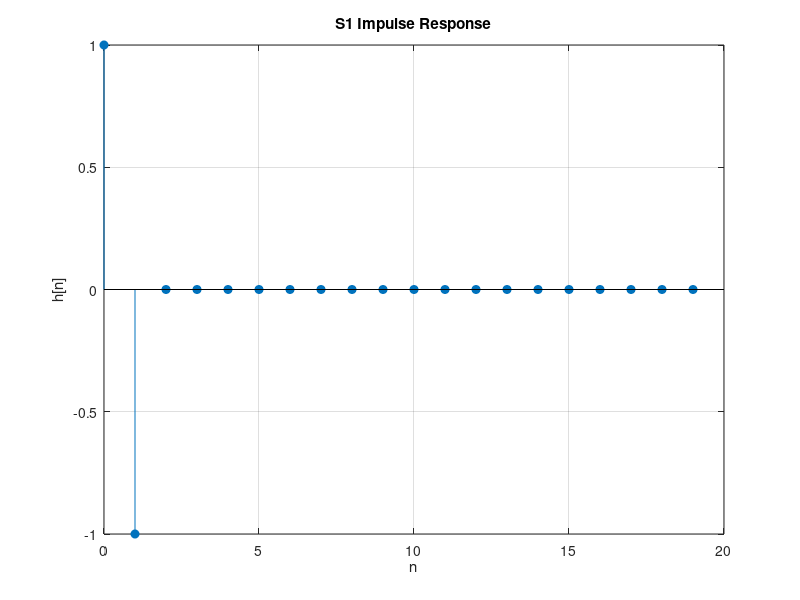
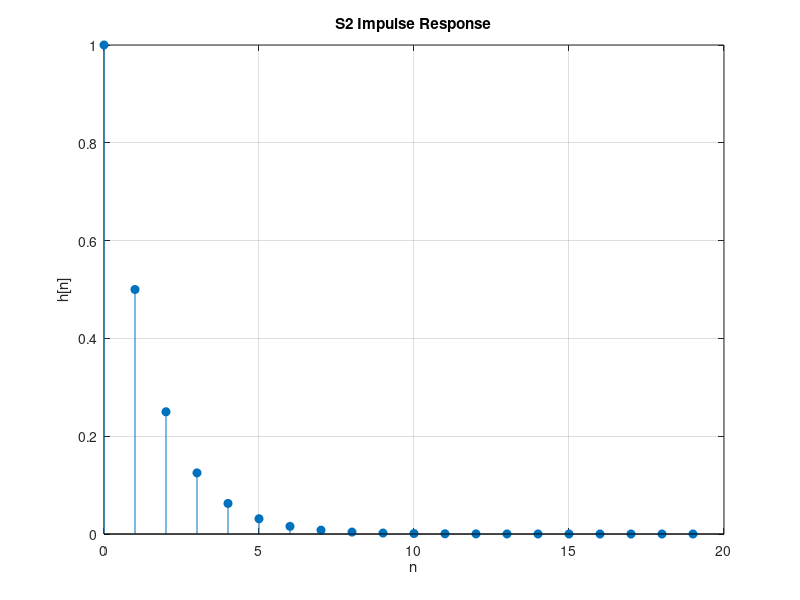
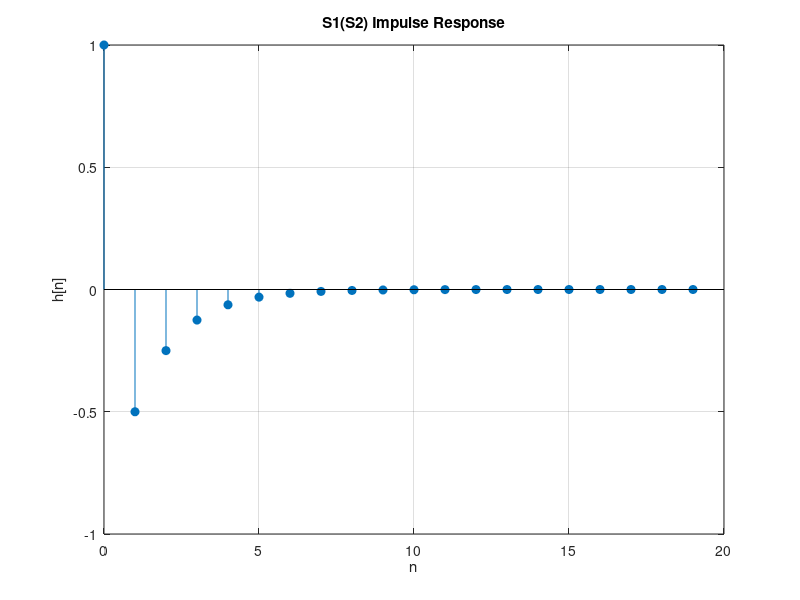
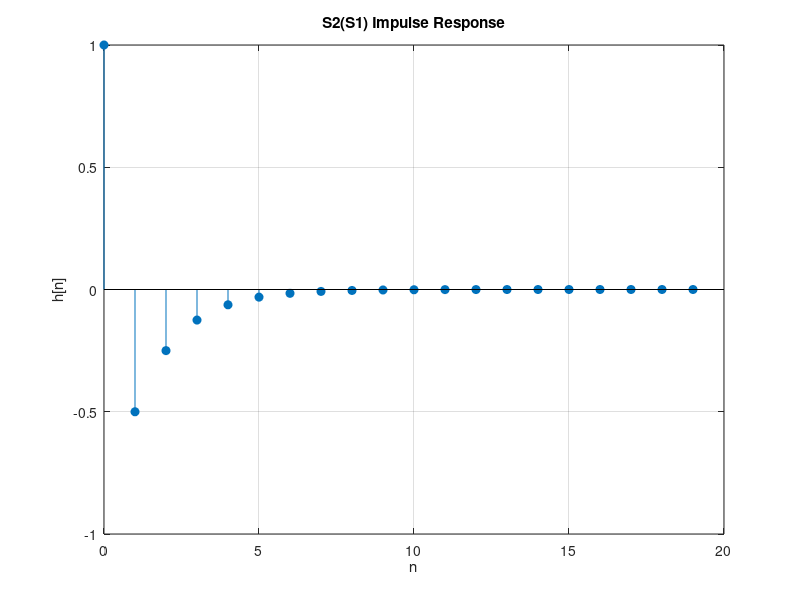

Write MATLAB code to recreate these figures, in order.
%% 3.4 Difference Equations

b1 = [1, -1];   % Filter 1: Input Side Coefficients 

a1 = 1;     % Filter 1: Output Side Coefficients

b2 = 1;     % Filter 2: Input Side Coefficients

a2 = [1, -0.5];     % Filter 2: Output Side Coefficients


% initialize input vector

n = (0:19);

% delta function

delta = @(n) 1.0 * (n==0);

% Filter Implementation:

y = zeros(size(n));

% Impulse Responses

% Impulse response S1
h1 = filter(b1,a1, delta(n));

% Impulse response S2
h2 = filter(b2, a2, delta(n));

% impulse response S1(S2)

h1_2 = filter(b1, a1, h2);

% impulse response S2(S1)

h2_1 = filter(b2, a2, h1);

% S1 + S2 impulse response

h1_h2 = h1 + h2;
%% S1 (filter 1) Impulse Response

figure
stem(n, h1, 'filled'); 
grid on
title('S1 Impulse Response');
xlabel('n');
ylabel("h[n]");

%% S2 (filter 2) Impulse Response

figure
stem(n, h2, 'filled');
grid on
title('S2 Impulse Response');
xlabel('n');
ylabel("h[n]");

%% S1(S2) (filter 1) 

figure
stem(n, h1_2, 'filled');
grid on
title('S1(S2) Impulse Response');
xlabel("n");
ylabel("h[n]");

%% S2(S1) (filter 2)

figure
stem(n, h2_1, 'filled');
grid on
title('S2(S1) Impulse Response');
xlabel("n");
ylabel("h[n]");

%% S1 + S2

figure
stem(n, h1_h2, "filled");
grid on
title('S2 + S1 Impulse Response');
xlabel("n");
ylabel("h[n]");


